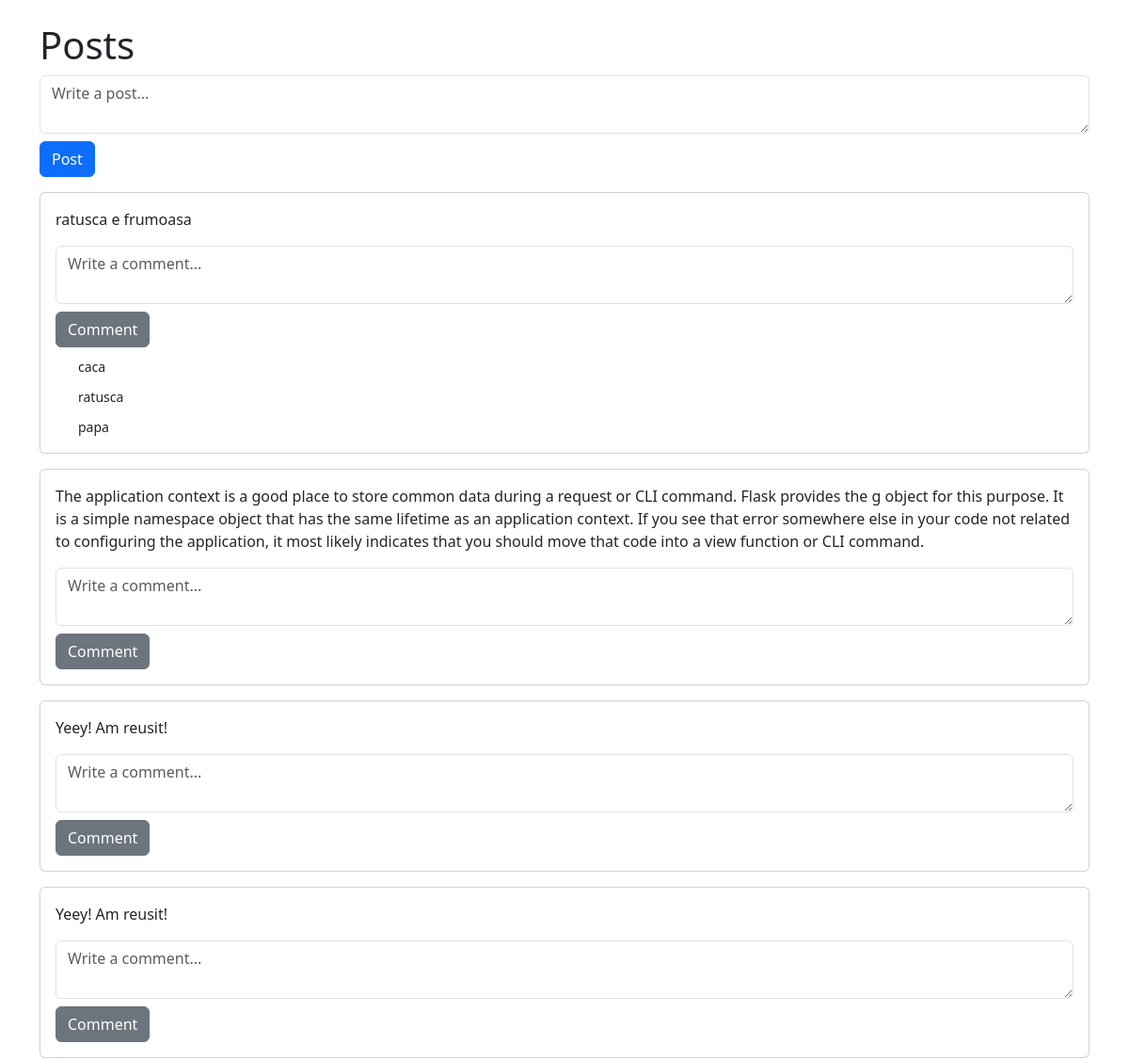
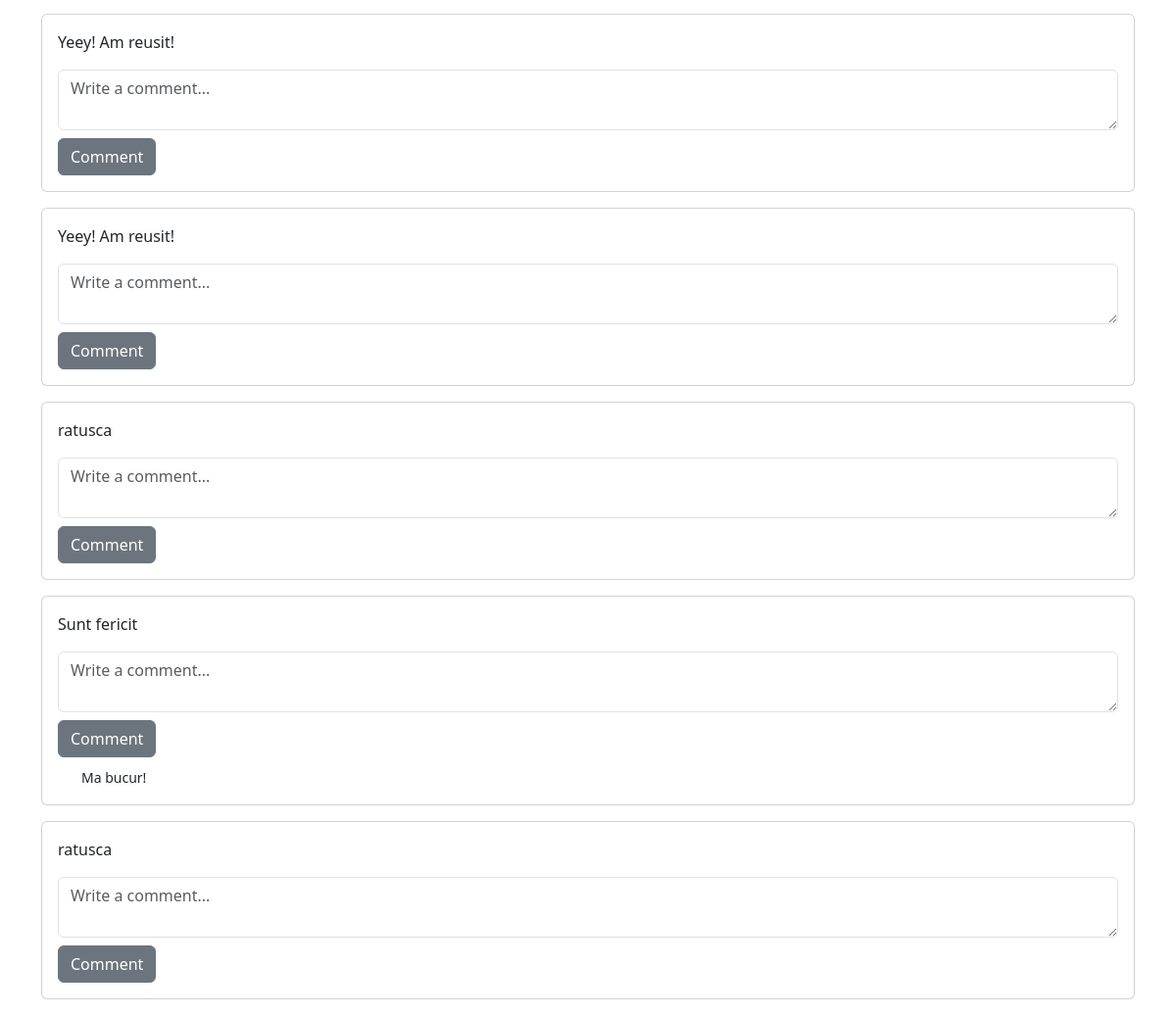
The page / on the database its author committed (2 pictures, top to bottom).
### app.py (models this page shows)
class Post(db.Model):
    id = db.Column(db.Integer, primary_key=True)
    content = db.Column(db.Text, nullable=False)
    comments = db.relationship('Comment', backref='post', lazy=True)

class Comment(db.Model):
    id = db.Column(db.Integer, primary_key=True)
    post_id = db.Column(db.Integer, db.ForeignKey('post.id'), nullable=False)
    content = db.Column(db.Text, nullable=False)

### app.py (the view)
@app.route('/')
def index():
    posts = Post.query.all()
    return render_template('index.html', posts=posts)

### templates/index.html (shortened to what this page needs)
<!DOCTYPE html>
<html>
<head>
    <link rel="stylesheet" href="https://cdn.jsdelivr.net/npm/bootstrap@5.3.2/dist/css/bootstrap.min.css">
</head>
<body class="container mt-4">
    <h1>Posts</h1>
    <form method="POST" action="/post" class="mb-3">
        <textarea name="content" class="form-control" placeholder="Write a post..." required></textarea>
        <button type="submit" class="btn btn-primary mt-2">Post</button>
    </form>
    <div id="posts">
        {% for post in posts %}
        <div class="card mb-3" id="post-{{ post.id }}">
            <div class="card-body">
                <p>{{ post.content }}</p>
                <form method="POST" action="/comment/{{ post.id }}" class="mt-2">
                    <textarea name="content" class="form-control" placeholder="Write a comment..." required></textarea>
                    <button type="submit" class="btn btn-secondary mt-2">Comment</button>
                </form>
                <div id="comments-{{ post.id }}">
                    {% for comment in post.comments %}
                    <div class="mt-2 ps-4">
                        <small>{{ comment.content }}</small>
                    </div>
                    {% endfor %}
                </div>
            </div>
        </div>
        {% endfor %}
    </div>
</body>
</html>

### rows shown on the page
Post: content "ratusca e frumoasa"
Comment: content "caca"
Comment: content "ratusca"
Comment: content "papa"
Post: content "The application context is a good place to store common data during a request or CLI command. Flask provides the g object for this purpose. It is a simple namespace object that has the same lifetime as an application context. If you see that error somewhere else in your code not related to configuring the application, it most likely indicates that you should move that code into a view function or CLI command."
Post: content "Yeey! Am reusit!"
Post: content "Yeey! Am reusit!"
Post: content "Yeey! Am reusit!"
Post: content "Yeey! Am reusit!"
Post: content "ratusca"
Post: content "Sunt fericit"
Comment: content "Ma bucur!"
Post: content "ratusca"
